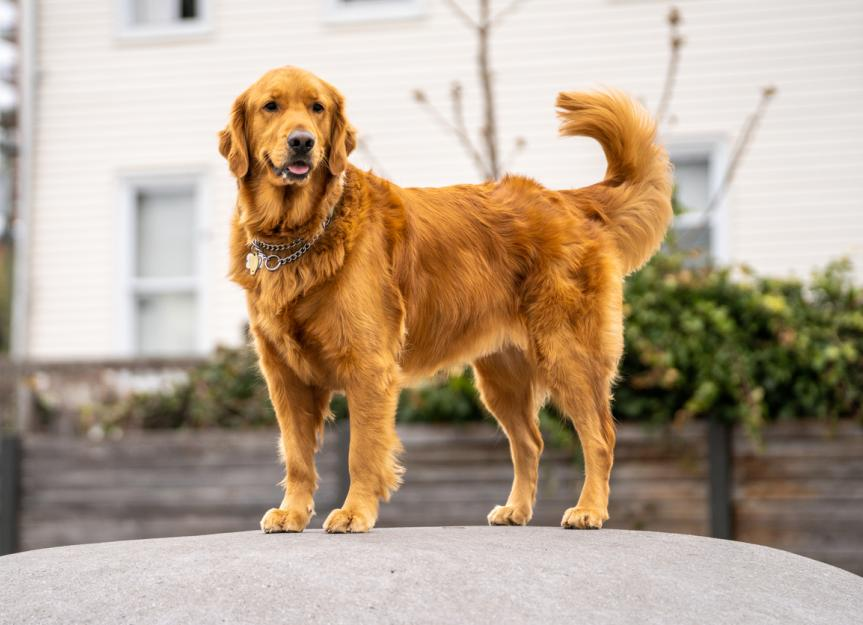
#> input picture Images/dog.jpg, 863 x 625 px
$ python cut_image.py Images/dog.jpg 5 3 Images/dog.jpg
#> lines starting #> are read from the running program, lines starting #| are printed output that depends on the picture
import random
from PIL import Image
import argparse
import os

def random_transformations(image):
    # Randomly transform the input image by flipping, mirroring and rotating it
    mirror = random.choice([True, False])
    flip = random.choice([True, False])
    rotate = random.randint(0, 1)

    if mirror:
        image = image.transpose(method=Image.FLIP_LEFT_RIGHT)
    if flip:
        image = image.transpose(method=Image.FLIP_TOP_BOTTOM)
    if rotate:
        image = image.transpose(method=Image.ROTATE_90)

    return image

def segment_image(image_path, m, n, prefix):
    # Load the input image and calculate the width and height of each segment
#> called with image_path = 'Images/dog.jpg', m = 5, n = 3, prefix = 'Images/dog.jpg'
    with Image.open(image_path) as image:
#> image is the input picture: PIL image 863x625 RGB; mean R, G, B 182.4, 163.2, 142.4
        width, height = image.size
#> width = 863; height = 625
        segment_width = width // m
#> segment_width = 172
        segment_height = height // n
#> segment_height = 208

        # Segment the input image into m x n parts and randomly transform each segment
        for i in range(m):
            for j in range(n):
                left = i * segment_width
                top = j * segment_height
                right = (i + 1) * segment_width
                bottom = (j + 1) * segment_height

                segment = image.crop((left, top, right, bottom))
                transformed_segment = random_transformations(segment)

                # Generate a randomized output filename and save each transformed segment
                random_string = ''.join(random.choices('abcdefghijklmnopqrstuvwxyzABCDEFGHIJKLMNOPQRSTUVWXYZ', k=8))
                filename = f"{prefix}_{random_string}.jpg"
                transformed_segment.save(filename)
#> this loop made 5 passes
#> pass 1, in segment_image, `transformed_segment.save(filename)`:
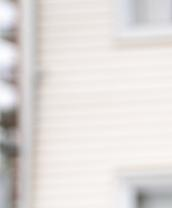
#> saved as dog.jpg_nAvOpyEV.jpg: PIL image 172x208 RGB; mean R, G, B 224.5, 220.4, 218.2
#> pass 1, in random_transformations (call 2), `image = image.transpose(method=Image.FLIP_LEFT_RIGHT)`:
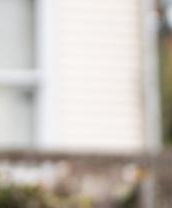
#> image: PIL image 172x208 RGB; mean R, G, B 199.1, 193, 186.6
#> pass 1, in random_transformations (call 3), `image = image.transpose(method=Image.FLIP_LEFT_RIGHT)`:
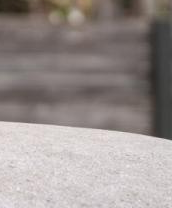
#> image: PIL image 172x208 RGB; mean R, G, B 152.3, 143.9, 141.4
#> pass 1, in random_transformations (call 3), `image = image.transpose(method=Image.ROTATE_90)`:
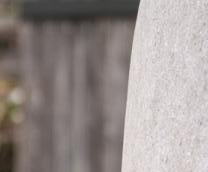
#> image: PIL image 208x172 RGB; mean R, G, B 152.3, 143.9, 141.4
#> after the loop:
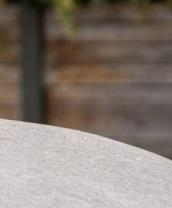
#> segment: PIL image 172x208 RGB; mean R, G, B 132.8, 121.7, 113.9
#> after the loop:
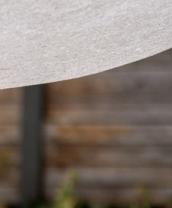
#> transformed_segment: PIL image 172x208 RGB; mean R, G, B 132.8, 121.7, 113.9


if __name__ == "__main__":
    # Define the command-line arguments using argparse
    parser = argparse.ArgumentParser(description="Cut an image into M by N and randomly transform the partial images.")
    parser.add_argument("image_path", type=str, help="Path to the input image file.")
    parser.add_argument("m", type=int, help="Number of segments along the width of the image.")
    parser.add_argument("n", type=int, help="Number of segments along the height of the image.")
    parser.add_argument("prefix", type=str, help="Prefix for the output filenames.")
    args = parser.parse_args()

    # Call the segment_image() function with the command-line arguments
    segment_image(args.image_path, args.m, args.n, args.prefix)
